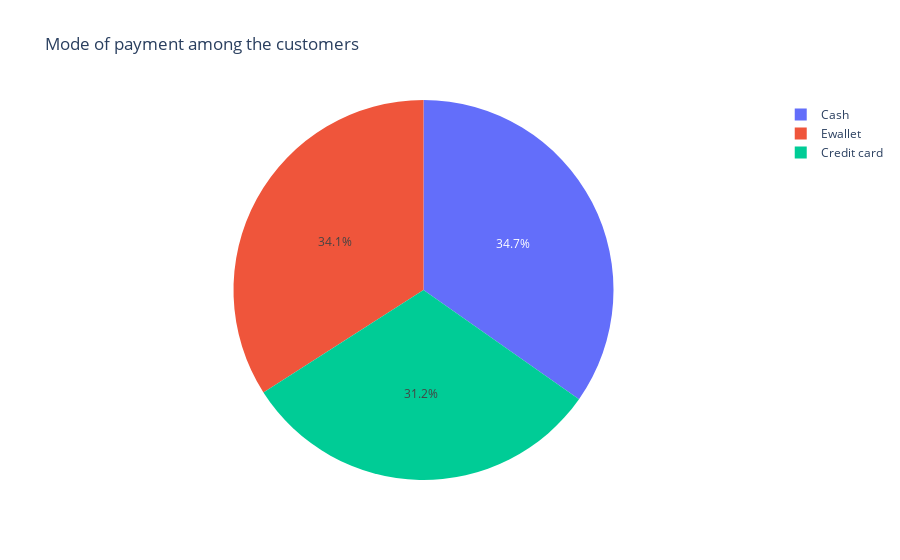

The cell this chart's notebook holds for it:
### Markdown cell above
### 6. Distribution of mode of payment among customers

### Code cell
fig = px.pie(df, values='Total', names='Payment',title="Mode of payment among the customers")
fig.show()

### Figure 1 — Plotly figure (JSON) as saved in the notebook; plotly's stock layout.template omitted (floating-point values rounded to 4 significant figures; data arrays with more than 128 entries replaced by an {"elided": "..."} marker saying what was removed)
{"data": [{"domain": {"x": [0, 1], "y": [0, 1]}, "hovertemplate": "Payment=%{label}<br>Total=%{value}<extra></extra>", "labels": {"elided": "1000 str values"}, "legendgroup": "", "name": "", "showlegend": true, "type": "pie", "values": {"elided": "1000 float values"}}], "layout": {"autosize": true, "legend": {"tracegroupgap": 0}, "title": {"text": "Mode of payment among the customers"}}}
